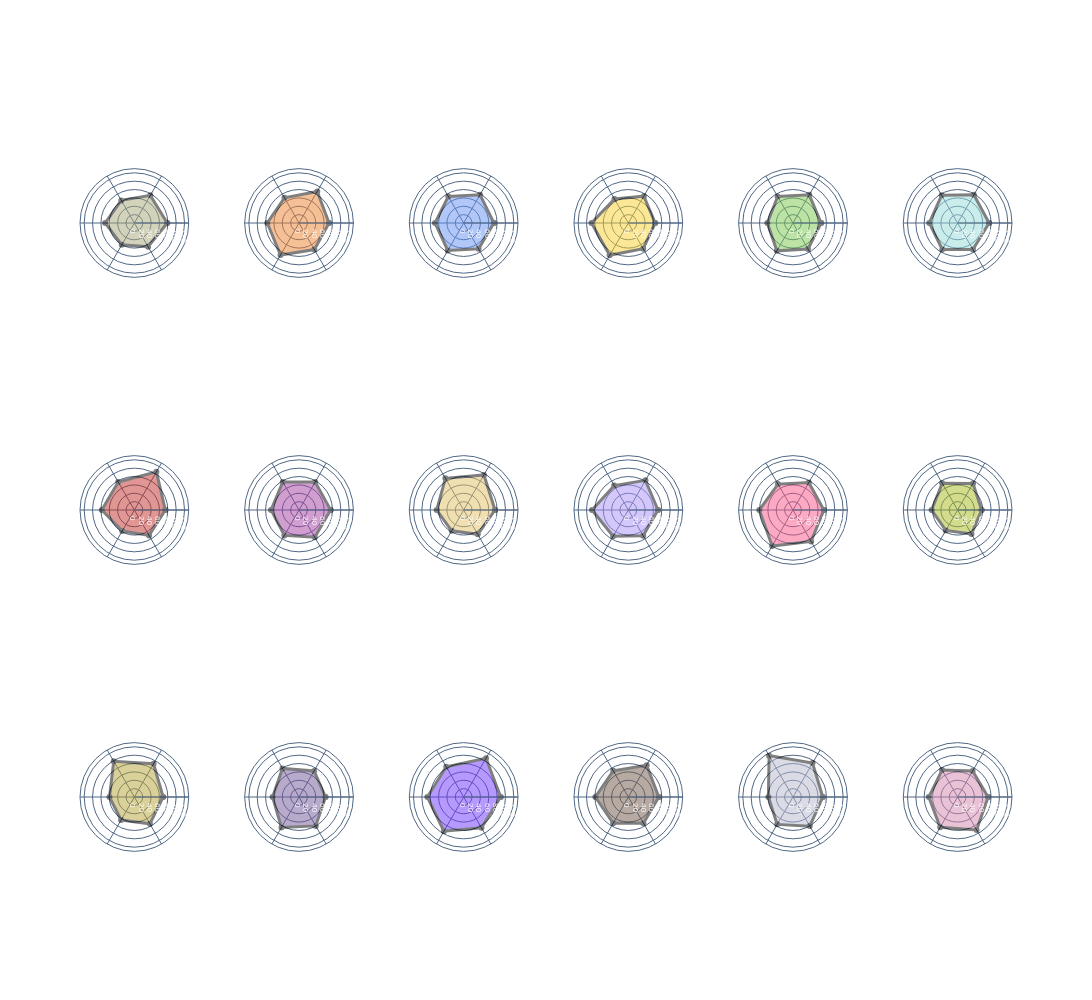

The cell this chart's notebook holds for it:
### Code cell
# --- 2b: Stat fingerprint radar charts (all types) ---
ALL_TYPES  = list(TYPE_COLORS.keys())
STAT_THETA = ['HP', 'Attack', 'Defense', 'Speed', 'Special Attack', 'Special Defense']

fig = make_subplots(
    rows=3, cols=6,
    specs=[[{'type': 'polar'}] * 6] * 3,
    subplot_titles=[f'<b>{t}</b>' for t in ALL_TYPES],
    vertical_spacing=0.05, horizontal_spacing=0.06,
)

polar_max = int(np.ceil(pokes[STAT_THETA].max().max() / 10) * 10 - 130)

for i, ptype in enumerate(ALL_TYPES):
    row, col = divmod(i, 6)
    row += 1; col += 1
    means = pokes[pokes['Type 1'] == ptype][STAT_THETA].mean().tolist()
    clr   = TYPE_COLORS.get(ptype, '#888888')
    fig.add_trace(go.Scatterpolar(
        r=means + [means[0]],
        theta=STAT_THETA + [STAT_THETA[0]],
        fill='toself', fillcolor=clr, opacity=0.5,
        line=dict(color='black', width=3),
        name=ptype, showlegend=False,
    ), row=row, col=col)
    key = 'polar' if i == 0 else f'polar{i + 1}'
    fig.update_layout(**{key: dict(
        bgcolor='rgba(0,0,0,0)',
        radialaxis=dict(range=[0, polar_max], tickfont=dict(size=8)),
    )})

fig.update_layout(
    title=dict(text='<b>Stat Profile "Fingerprint" by Type</b>', x=0.5, font=dict(size=20)),
    template=_T, height=1000, width=2000,
)
fig.update_annotations(font_size=16)
fig.update_layout(paper_bgcolor='rgba(0,0,0,0)', plot_bgcolor='rgba(0,0,0,0)', font=dict(color='white'),
    xaxis=dict(gridcolor='rgba(255,255,255,0.69)'),
    yaxis=dict(gridcolor='rgba(255,255,255,0.69)'),
)

fig.write_image('notebook_images/plot_images/stat_fingerprint.png', scale=2)
fig.show()

### Figure 1 — Plotly figure (JSON) as saved in the notebook; plotly's stock layout.template omitted (floating-point values rounded to 4 significant figures)
{"data": [{"fill": "toself", "fillcolor": "#A8A77A", "line": {"color": "black", "width": 3}, "name": "Normal", "opacity": 0.5, "r": [78.62, 76.29, 62.43, 69.82, 60.37, 65.57, 78.62], "showlegend": false, "theta": ["HP", "Attack", "Defense", "Speed", "Special Attack", "Special Defense", "HP"], "type": "scatterpolar", "subplot": "polar"}, {"fill": "toself", "fillcolor": "#EE8130", "line": {"color": "black", "width": 3}, "name": "Fire", "opacity": 0.5, "r": [71.77, 87.15, 69.53, 75.86, 88.51, 73.25, 71.77], "showlegend": false, "theta": ["HP", "Attack", "Defense", "Speed", "Special Attack", "Special Defense", "HP"], "type": "scatterpolar", "subplot": "polar2"}, {"fill": "toself", "fillcolor": "#6390F0", "line": {"color": "black", "width": 3}, "name": "Water", "opacity": 0.5, "r": [72.28, 78.1, 73.44, 68.58, 75.91, 71.43, 72.28], "showlegend": false, "theta": ["HP", "Attack", "Defense", "Speed", "Special Attack", "Special Defense", "HP"], "type": "scatterpolar", "subplot": "polar3"}, {"fill": "toself", "fillcolor": "#F7D02C", "line": {"color": "black", "width": 3}, "name": "Electric", "opacity": 0.5, "r": [64.23, 74.07, 66.15, 88.12, 89.27, 70.99, 64.23], "showlegend": false, "theta": ["HP", "Attack", "Defense", "Speed", "Special Attack", "Special Defense", "HP"], "type": "scatterpolar", "subplot": "polar4"}, {"fill": "toself", "fillcolor": "#7AC74C", "line": {"color": "black", "width": 3}, "name": "Grass", "opacity": 0.5, "r": [67.39, 77.69, 73.38, 61.23, 76.88, 71.62, 67.39], "showlegend": false, "theta": ["HP", "Attack", "Defense", "Speed", "Special Attack", "Special Defense", "HP"], "type": "scatterpolar", "subplot": "polar5"}, {"fill": "toself", "fillcolor": "#96D9D6", "line": {"color": "black", "width": 3}, "name": "Ice", "opacity": 0.5, "r": [75.19, 77.72, 76.44, 67.84, 73.26, 73.3, 75.19], "showlegend": false, "theta": ["HP", "Attack", "Defense", "Speed", "Special Attack", "Special Defense", "HP"], "type": "scatterpolar", "subplot": "polar6"}, {"fill": "toself", "fillcolor": "#C22E28", "line": {"color": "black", "width": 3}, "name": "Fighting", "opacity": 0.5, "r": [74.05, 105.4, 77.12, 77.88, 57.95, 70.23, 74.05], "showlegend": false, "theta": ["HP", "Attack", "Defense", "Speed", "Special Attack", "Special Defense", "HP"], "type": "scatterpolar", "subplot": "polar7"}, {"fill": "toself", "fillcolor": "#A33EA1", "line": {"color": "black", "width": 3}, "name": "Poison", "opacity": 0.5, "r": [75.58, 77.16, 77.58, 66.8, 70.16, 75.32, 75.58], "showlegend": false, "theta": ["HP", "Attack", "Defense", "Speed", "Special Attack", "Special Defense", "HP"], "type": "scatterpolar", "subplot": "polar8"}, {"fill": "toself", "fillcolor": "#E2BF65", "line": {"color": "black", "width": 3}, "name": "Ground", "opacity": 0.5, "r": [74.94, 96.86, 87.45, 64.43, 57.31, 67.24, 74.94], "showlegend": false, "theta": ["HP", "Attack", "Defense", "Speed", "Special Attack", "Special Defense", "HP"], "type": "scatterpolar", "subplot": "polar9"}, {"fill": "toself", "fillcolor": "#A98FF3", "line": {"color": "black", "width": 3}, "name": "Flying", "opacity": 0.5, "r": [70.9, 81.9, 67.4, 86.8, 72.6, 70.9, 70.9], "showlegend": false, "theta": ["HP", "Attack", "Defense", "Speed", "Special Attack", "Special Defense", "HP"], "type": "scatterpolar", "subplot": "polar10"}, {"fill": "toself", "fillcolor": "#F95587", "line": {"color": "black", "width": 3}, "name": "Psychic", "opacity": 0.5, "r": [73.83, 75.72, 71.54, 80.46, 99.47, 86.75, 73.83], "showlegend": false, "theta": ["HP", "Attack", "Defense", "Speed", "Special Attack", "Special Defense", "HP"], "type": "scatterpolar", "subplot": "polar11"}, {"fill": "toself", "fillcolor": "#A6B91A", "line": {"color": "black", "width": 3}, "name": "Bug", "opacity": 0.5, "r": [57.41, 73.41, 73.78, 62.19, 56.51, 66.31, 57.41], "showlegend": false, "theta": ["HP", "Attack", "Defense", "Speed", "Special Attack", "Special Defense", "HP"], "type": "scatterpolar", "subplot": "polar12"}, {"fill": "toself", "fillcolor": "#B6A136", "line": {"color": "black", "width": 3}, "name": "Rock", "opacity": 0.5, "r": [68.72, 91.75, 98.77, 59.43, 63.61, 74.03, 68.72], "showlegend": false, "theta": ["HP", "Attack", "Defense", "Speed", "Special Attack", "Special Defense", "HP"], "type": "scatterpolar", "subplot": "polar13"}, {"fill": "toself", "fillcolor": "#735797", "line": {"color": "black", "width": 3}, "name": "Ghost", "opacity": 0.5, "r": [63.28, 72.11, 78.89, 63.23, 84, 79.83, 63.28], "showlegend": false, "theta": ["HP", "Attack", "Defense", "Speed", "Special Attack", "Special Defense", "HP"], "type": "scatterpolar", "subplot": "polar14"}, {"fill": "toself", "fillcolor": "#6F35FC", "line": {"color": "black", "width": 3}, "name": "Dragon", "opacity": 0.5, "r": [88.58, 106.8, 83.42, 86.81, 94.58, 85.12, 88.58], "showlegend": false, "theta": ["HP", "Attack", "Defense", "Speed", "Special Attack", "Special Defense", "HP"], "type": "scatterpolar", "subplot": "polar15"}, {"fill": "toself", "fillcolor": "#705746", "line": {"color": "black", "width": 3}, "name": "Dark", "opacity": 0.5, "r": [72.85, 87.68, 72.17, 78.8, 72.46, 72.31, 72.85], "showlegend": false, "theta": ["HP", "Attack", "Defense", "Speed", "Special Attack", "Special Defense", "HP"], "type": "scatterpolar", "subplot": "polar16"}, {"fill": "toself", "fillcolor": "#B7B7CE", "line": {"color": "black", "width": 3}, "name": "Steel", "opacity": 0.5, "r": [71.23, 93.57, 114.2, 58.83, 75.57, 80.43, 71.23], "showlegend": false, "theta": ["HP", "Attack", "Defense", "Speed", "Special Attack", "Special Defense", "HP"], "type": "scatterpolar", "subplot": "polar17"}, {"fill": "toself", "fillcolor": "#D685AD", "line": {"color": "black", "width": 3}, "name": "Fairy", "opacity": 0.5, "r": [72.91, 71.56, 74.41, 68.91, 83.44, 90.85, 72.91], "showlegend": false, "theta": ["HP", "Attack", "Defense", "Speed", "Special Attack", "Special Defense", "HP"], "type": "scatterpolar", "subplot": "polar18"}], "layout": {"polar": {"domain": {"x": [0, 0.1167], "y": [0.7, 1]}, "radialaxis": {"tickfont": {"size": 8}, "range": [0, 130]}, "bgcolor": "rgba(0,0,0,0)"}, "polar2": {"domain": {"x": [0.1767, 0.2933], "y": [0.7, 1]}, "radialaxis": {"tickfont": {"size": 8}, "range": [0, 130]}, "bgcolor": "rgba(0,0,0,0)"}, "polar3": {"domain": {"x": [0.3533, 0.47], "y": [0.7, 1]}, "radialaxis": {"tickfont": {"size": 8}, "range": [0, 130]}, "bgcolor": "rgba(0,0,0,0)"}, "polar4": {"domain": {"x": [0.53, 0.6467], "y": [0.7, 1]}, "radialaxis": {"tickfont": {"size": 8}, "range": [0, 130]}, "bgcolor": "rgba(0,0,0,0)"}, "polar5": {"domain": {"x": [0.7067, 0.8233], "y": [0.7, 1]}, "radialaxis": {"tickfont": {"size": 8}, "range": [0, 130]}, "bgcolor": "rgba(0,0,0,0)"}, "polar6": {"domain": {"x": [0.8833, 1], "y": [0.7, 1]}, "radialaxis": {"tickfont": {"size": 8}, "range": [0, 130]}, "bgcolor": "rgba(0,0,0,0)"}, "polar7": {"domain": {"x": [0, 0.1167], "y": [0.35, 0.65]}, "radialaxis": {"tickfont": {"size": 8}, "range": [0, 130]}, "bgcolor": "rgba(0,0,0,0)"}, "polar8": {"domain": {"x": [0.1767, 0.2933], "y": [0.35, 0.65]}, "radialaxis": {"tickfont": {"size": 8}, "range": [0, 130]}, "bgcolor": "rgba(0,0,0,0)"}, "polar9": {"domain": {"x": [0.3533, 0.47], "y": [0.35, 0.65]}, "radialaxis": {"tickfont": {"size": 8}, "range": [0, 130]}, "bgcolor": "rgba(0,0,0,0)"}, "polar10": {"domain": {"x": [0.53, 0.6467], "y": [0.35, 0.65]}, "radialaxis": {"tickfont": {"size": 8}, "range": [0, 130]}, "bgcolor": "rgba(0,0,0,0)"}, "polar11": {"domain": {"x": [0.7067, 0.8233], "y": [0.35, 0.65]}, "radialaxis": {"tickfont": {"size": 8}, "range": [0, 130]}, "bgcolor": "rgba(0,0,0,0)"}, "polar12": {"domain": {"x": [0.8833, 1], "y": [0.35, 0.65]}, "radialaxis": {"tickfont": {"size": 8}, "range": [0, 130]}, "bgcolor": "rgba(0,0,0,0)"}, "polar13": {"domain": {"x": [0, 0.1167], "y": [0, 0.3]}, "radialaxis": {"tickfont": {"size": 8}, "range": [0, 130]}, "bgcolor": "rgba(0,0,0,0)"}, "polar14": {"domain": {"x": [0.1767, 0.2933], "y": [0, 0.3]}, "radialaxis": {"tickfont": {"size": 8}, "range": [0, 130]}, "bgcolor": "rgba(0,0,0,0)"}, "polar15": {"domain": {"x": [0.3533, 0.47], "y": [0, 0.3]}, "radialaxis": {"tickfont": {"size": 8}, "range": [0, 130]}, "bgcolor": "rgba(0,0,0,0)"}, "polar16": {"domain": {"x": [0.53, 0.6467], "y": [0, 0.3]}, "radialaxis": {"tickfont": {"size": 8}, "range": [0, 130]}, "bgcolor": "rgba(0,0,0,0)"}, "polar17": {"domain": {"x": [0.7067, 0.8233], "y": [0, 0.3]}, "radialaxis": {"tickfont": {"size": 8}, "range": [0, 130]}, "bgcolor": "rgba(0,0,0,0)"}, "polar18": {"domain": {"x": [0.8833, 1], "y": [0, 0.3]}, "radialaxis": {"tickfont": {"size": 8}, "range": [0, 130]}, "bgcolor": "rgba(0,0,0,0)"}, "annotations": [{"font": {"size": 16}, "showarrow": false, "text": "<b>Normal</b>", "x": 0.05833, "xanchor": "center", "xref": "paper", "y": 1, "yanchor": "bottom", "yref": "paper"}, {"font": {"size": 16}, "showarrow": false, "text": "<b>Fire</b>", "x": 0.235, "xanchor": "center", "xref": "paper", "y": 1, "yanchor": "bottom", "yref": "paper"}, {"font": {"size": 16}, "showarrow": false, "text": "<b>Water</b>", "x": 0.4117, "xanchor": "center", "xref": "paper", "y": 1, "yanchor": "bottom", "yref": "paper"}, {"font": {"size": 16}, "showarrow": false, "text": "<b>Electric</b>", "x": 0.5883, "xanchor": "center", "xref": "paper", "y": 1, "yanchor": "bottom", "yref": "paper"}, {"font": {"size": 16}, "showarrow": false, "text": "<b>Grass</b>", "x": 0.765, "xanchor": "center", "xref": "paper", "y": 1, "yanchor": "bottom", "yref": "paper"}, {"font": {"size": 16}, "showarrow": false, "text": "<b>Ice</b>", "x": 0.9417, "xanchor": "center", "xref": "paper", "y": 1, "yanchor": "bottom", "yref": "paper"}, {"font": {"size": 16}, "showarrow": false, "text": "<b>Fighting</b>", "x": 0.05833, "xanchor": "center", "xref": "paper", "y": 0.65, "yanchor": "bottom", "yref": "paper"}, {"font": {"size": 16}, "showarrow": false, "text": "<b>Poison</b>", "x": 0.235, "xanchor": "center", "xref": "paper", "y": 0.65, "yanchor": "bottom", "yref": "paper"}, {"font": {"size": 16}, "showarrow": false, "text": "<b>Ground</b>", "x": 0.4117, "xanchor": "center", "xref": "paper", "y": 0.65, "yanchor": "bottom", "yref": "paper"}, {"font": {"size": 16}, "showarrow": false, "text": "<b>Flying</b>", "x": 0.5883, "xanchor": "center", "xref": "paper", "y": 0.65, "yanchor": "bottom", "yref": "paper"}, {"font": {"size": 16}, "showarrow": false, "text": "<b>Psychic</b>", "x": 0.765, "xanchor": "center", "xref": "paper", "y": 0.65, "yanchor": "bottom", "yref": "paper"}, {"font": {"size": 16}, "showarrow": false, "text": "<b>Bug</b>", "x": 0.9417, "xanchor": "center", "xref": "paper", "y": 0.65, "yanchor": "bottom", "yref": "paper"}, {"font": {"size": 16}, "showarrow": false, "text": "<b>Rock</b>", "x": 0.05833, "xanchor": "center", "xref": "paper", "y": 0.3, "yanchor": "bottom", "yref": "paper"}, {"font": {"size": 16}, "showarrow": false, "text": "<b>Ghost</b>", "x": 0.235, "xanchor": "center", "xref": "paper", "y": 0.3, "yanchor": "bottom", "yref": "paper"}, {"font": {"size": 16}, "showarrow": false, "text": "<b>Dragon</b>", "x": 0.4117, "xanchor": "center", "xref": "paper", "y": 0.3, "yanchor": "bottom", "yref": "paper"}, {"font": {"size": 16}, "showarrow": false, "text": "<b>Dark</b>", "x": 0.5883, "xanchor": "center", "xref": "paper", "y": 0.3, "yanchor": "bottom", "yref": "paper"}, {"font": {"size": 16}, "showarrow": false, "text": "<b>Steel</b>", "x": 0.765, "xanchor": "center", "xref": "paper", "y": 0.3, "yanchor": "bottom", "yref": "paper"}, {"font": {"size": 16}, "showarrow": false, "text": "<b>Fairy</b>", "x": 0.9417, "xanchor": "center", "xref": "paper", "y": 0.3, "yanchor": "bottom", "yref": "paper"}], "title": {"font": {"size": 20}, "text": "<b>Stat Profile \"Fingerprint\" by Type</b>", "x": 0.5}, "height": 1000, "width": 2000, "font": {"color": "white"}, "xaxis": {"gridcolor": "rgba(255,255,255,0.69)"}, "yaxis": {"gridcolor": "rgba(255,255,255,0.69)"}, "paper_bgcolor": "rgba(0,0,0,0)", "plot_bgcolor": "rgba(0,0,0,0)"}}
